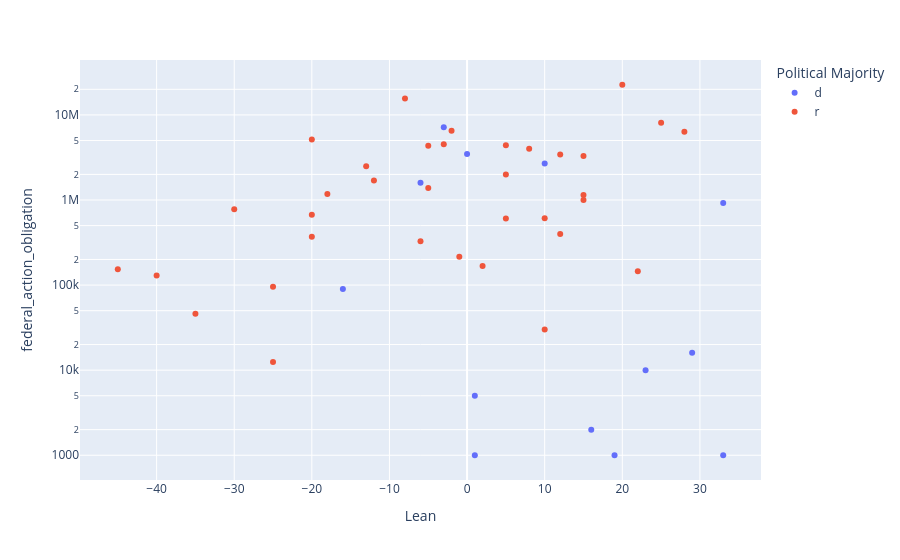

Notebook code for this chart:
### Code cell
import plotly.express as px
from merge2 import main_merge


df = main_merge()
fig = px.scatter(df, x= "Lean", y = 'federal_action_obligation', color = 'Political Majority', hover_name= 'State', log_y = True)
fig.show()

### Figure 1 — Plotly figure (JSON) as saved in the notebook; plotly's stock layout.template omitted (floating-point values rounded to 4 significant figures)
{"data": [{"hovertemplate": "<b>%{hovertext}</b><br><br>Political Majority=d<br>Lean=%{x}<br>federal_action_obligation=%{y}<extra></extra>", "hovertext": ["arizona", "california", "florida", "indiana", "maryland", "massachusetts", "new jersey", "new york", "pennsylvania", "texas", "virginia", "washington", "wisconsin"], "legendgroup": "d", "marker": {"color": "#636efa", "symbol": "circle"}, "mode": "markers", "name": "d", "orientation": "v", "showlegend": true, "type": "scatter", "x": [0, 29, -3, -16, 33, 33, 16, 23, 1, -6, 10, 19, 1], "xaxis": "x", "y": [3464000.0, 16000.0, 7157000.0, 90000.0, 1000.0, 920000.0, 2000.0, 10000.0, 5000.0, 1595000.0, 2693000.0, 1000.0, 1000.0], "yaxis": "y"}, {"hovertemplate": "<b>%{hovertext}</b><br><br>Political Majority=r<br>Lean=%{x}<br>federal_action_obligation=%{y}<extra></extra>", "hovertext": ["alaska", "arizona", "california", "colorado", "connecticut", "florida", "hawaii", "idaho", "illinois", "indiana", "kansas", "kentucky", "louisiana", "maine", "maryland", "massachusetts", "michigan", "minnesota", "montana", "nebraska", "nevada", "new jersey", "new mexico", "new york", "north carolina", "ohio", "oklahoma", "oregon", "pennsylvania", "rhode island", "texas", "virginia", "washington", "west virginia", "wisconsin"], "legendgroup": "r", "marker": {"color": "#EF553B", "symbol": "circle"}, "mode": "markers", "name": "r", "orientation": "v", "showlegend": true, "type": "scatter", "x": [-18, -5, 20, 8, 15, -13, 22, -35, 12, -20, -20, -30, -25, 5, 28, 25, -2, 2, -20, -25, -5, 10, 5, 15, -6, -12, -40, 10, -3, 15, -8, 5, 12, -45, -1], "xaxis": "x", "y": [1176000.0, 1386000.0, 22620000.0, 4014000.0, 1142000.0, 2485000.0, 145000.0, 45890.0, 3431000.0, 672600.0, 369900.0, 778600.0, 95430.0, 2000000.0, 6323000.0, 8090000.0, 6527000.0, 167500.0, 5134000.0, 12500.0, 4354000.0, 30000.0, 607000.0, 3300000.0, 327000.0, 1692000.0, 130000.0, 610500.0, 4520000.0, 1000000.0, 15590000.0, 4398000.0, 397300.0, 153500.0, 214700.0], "yaxis": "y"}], "layout": {"legend": {"title": {"text": "Political Majority"}, "tracegroupgap": 0}, "margin": {"t": 60}, "xaxis": {"anchor": "y", "domain": [0, 1], "title": {"text": "Lean"}}, "yaxis": {"anchor": "x", "domain": [0, 1], "title": {"text": "federal_action_obligation"}, "type": "log"}}}
